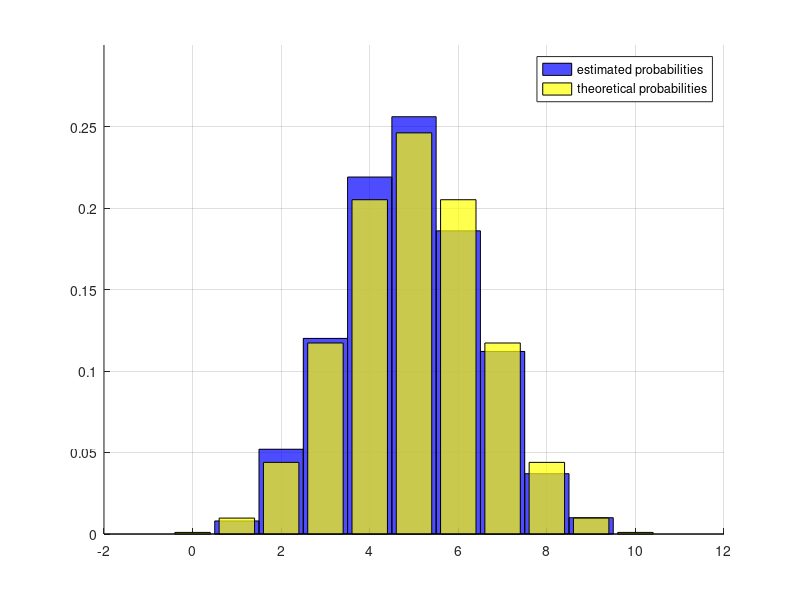

The MATLAB script that drew this image:
clf; grid on; hold on;
p=0.5; n=10; m=1000;
x=binornd(n,p,1,m);
N=histc(x,0:n);
bar(0:n,N/m,'hist','FaceColor','b');
bar(0:n,binopdf(0:n,n,p),'FaceColor','y');
legend('estimated probabilities','theoretical probabilities');
set(findobj('type','patch'),'facealpha',0.7);

 axis([-2 12 0 0.3])
